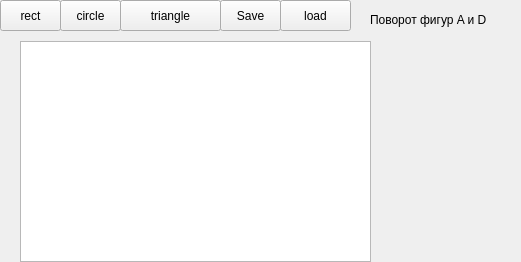
<?xml version="1.0" encoding="UTF-8"?>
<ui version="4.0">
 <class>Widget</class>
 <widget class="QWidget" name="Widget">
  <property name="windowTitle">
   <string>Widget</string>
  </property>
  <widget class="QGraphicsView" name="graphicsView">
   <property name="geometry">
    <rect>
     <x>20</x>
     <y>41</y>
     <width>351</width>
     <height>221</height>
    </rect>
   </property>
  </widget>
  <widget class="QPushButton" name="pushButton">
   <property name="geometry">
    <rect>
     <x>0</x>
     <y>0</y>
     <width>61</width>
     <height>31</height>
    </rect>
   </property>
   <property name="text">
    <string>rect</string>
   </property>
  </widget>
  <widget class="QPushButton" name="pushButton_2">
   <property name="geometry">
    <rect>
     <x>60</x>
     <y>0</y>
     <width>61</width>
     <height>31</height>
    </rect>
   </property>
   <property name="text">
    <string>circle</string>
   </property>
  </widget>
  <widget class="QPushButton" name="pushButton_3">
   <property name="geometry">
    <rect>
     <x>220</x>
     <y>0</y>
     <width>61</width>
     <height>31</height>
    </rect>
   </property>
   <property name="text">
    <string>Save</string>
   </property>
  </widget>
  <widget class="QPushButton" name="pushButton_4">
   <property name="geometry">
    <rect>
     <x>280</x>
     <y>0</y>
     <width>71</width>
     <height>31</height>
    </rect>
   </property>
   <property name="text">
    <string>load</string>
   </property>
  </widget>
  <widget class="QPushButton" name="pushButton_5">
   <property name="geometry">
    <rect>
     <x>120</x>
     <y>0</y>
     <width>101</width>
     <height>31</height>
    </rect>
   </property>
   <property name="text">
    <string>triangle</string>
   </property>
  </widget>
  <widget class="QLabel" name="label">
   <property name="geometry">
    <rect>
     <x>370</x>
     <y>10</y>
     <width>151</width>
     <height>20</height>
    </rect>
   </property>
   <property name="text">
    <string>Поворот фигур A и D</string>
   </property>
  </widget>
 </widget>
 <layoutdefault spacing="6" margin="11"/>
 <resources/>
 <connections/>
</ui>
